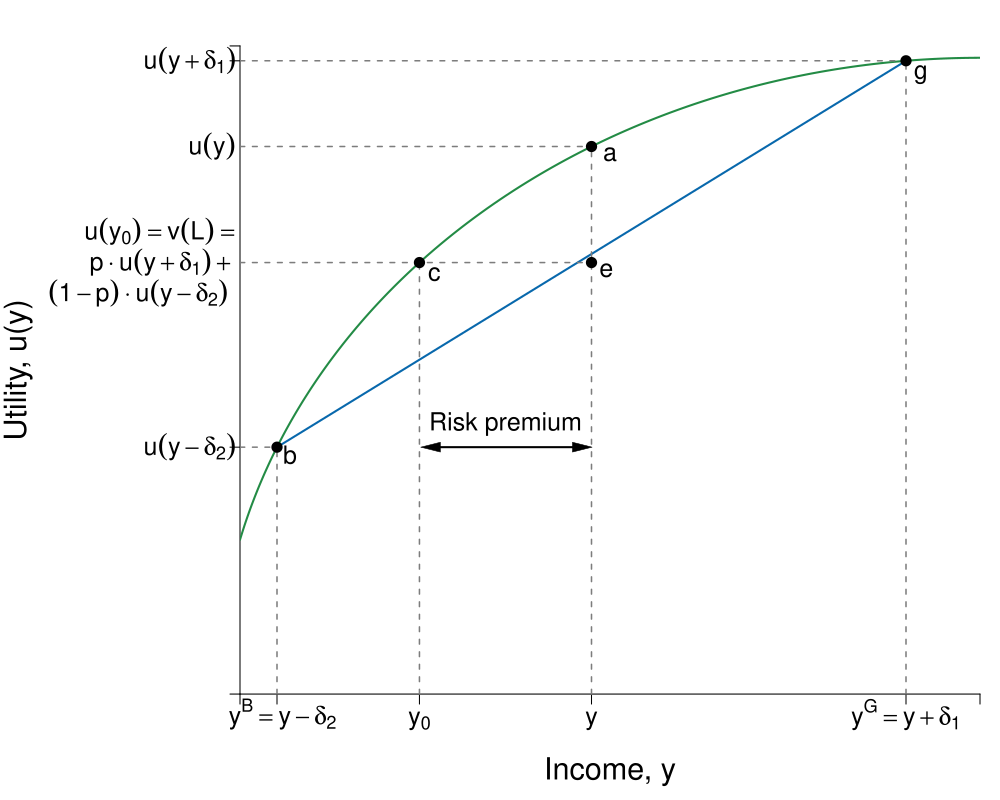

Write R code to recreate this figure.
#Graph Designer(s): Simon Halliday, Riley Boeth '17, Scott Cohn
#Authors: Bowles and Halliday
#Title: Coordination, Conflict and Competition: A Text in Microeconomics

library(shape)
pdf(file = "risk/risk_averse_u_fair_positive.pdf", width = 10, height = 8)

# Set parameters for graphics
axislabelsize <- 1.8
labelsize <- 1.5
namesize <- 1.8
annotatesize <- 1.5
graphlinewidth <- 2
segmentlinewidth <- 1.5

COL <- c("#7fc97f", "#beaed4", "#fdc086", "#ffff99", "#386cb0", "#f0027f", "#bf5b17", "#666666")
COLA <- c("#e0f3db", "#99d8c9","#66c2a4","#41ae76", "#238b45", "#005824")
COLB <- c("#c6dbef", "#4eb3d3", "#2b8cbe", "#0868ac","#084081")
COLC <- c("#fcfbfd", "#efedf5", "#dadaeb", "#bcbddc", "#9e9ac8", "#807dba", "#6a51a3", "#54278f", "#3f007d")
grays <- gray.colors(25, start = 1, end = 0, alpha = 1)

#Edited the margins to cater for the larger LHS labels
par(mar =  c(4, 12, 1, 1))

#Concave utility of wealth function

ConcaveU <- function(x){
  (1700 - (x - 40)^2)^(1/2)
}

#Add limits on axes and levels of utility for each indifference curve
ylims <- c(0, 42)
xlims <- c(0, 40)

npts <- 501 
x <- seq(xlims[1], xlims[2], length.out = npts)
y <- seq(ylims[1], ylims[2], length.out = npts) 

plot(0, 0, xlim = xlims, ylim = ylims, type = "n",
     xlab = expression(paste("")),
     ylab = expression(paste("")), 
     xaxt = "n", 
     yaxt = "n", 
     cex.lab = axislabelsize, 
     bty = "n", 
     xaxs = "i" 
     #yaxs="i"
)

#x and y limits with plain axes without ticks/numbers to match previous graph

ticksy <- c(0, ConcaveU(2), ConcaveU(10.2), ConcaveU(19), ConcaveU(36), ylims[2])
ylabels <- c(NA, NA, NA, NA, NA, ylims[2])
ticksx <- c(0, 2, 10.2, 19, 36, xlims[2])
#xlabels <- c(NA, expression(paste(y^B == y - delta[2])), expression(paste(y[c])), expression(paste(y)), expression(paste(y^G == y + delta[1])), NA)
xlabels <- c(NA, NA, expression(paste(y[c])), expression(paste(y[0])), expression(paste(y^G == y[0] + delta[1])), NA)


text(2.5, -1.6, expression(paste(y^B == y[0] - delta[2])), xpd = TRUE, cex = labelsize)

axis(1,at = ticksx,  pos = 0, labels = xlabels, cex.axis = labelsize)
axis(2,at = ticksy,  pos = 0, labels = FALSE, las = 1, cex.axis = labelsize)

npts <- 500 
xx1 <- seq(xlims[1], xlims[2], length.out = npts)
xx2 <- seq(0, xlims[2], length.out = npts)
xx3 <- seq(xlims[1], 0, length.out = npts)
xx4 <- seq(-11, 0, length.out = npts)

#Axis labels and draw linear utility function
mtext(expression(paste("Income, y")), side = 1, line = 2.5, cex = axislabelsize)
text(-12, 0.5*ylims[2], expression(paste("Utility, u(y)")), xpd = TRUE, cex = axislabelsize, srt = 90) 

lines(xx1, ConcaveU(xx1), col = COLA[5], lwd = graphlinewidth)

#Add line from pt a to pt c

segments(2, ConcaveU(2), 36, ConcaveU(36), lty = 1, col = COLB[4] , lwd = graphlinewidth)


#Label 5 points on line

text(2.7, ConcaveU(2)-.5, expression(paste("b")), cex = labelsize)
segments(2, 0, 2, ConcaveU(2), lty = 2, col = grays[20], lwd = segmentlinewidth)
segments(0, ConcaveU(2), 2, ConcaveU(2), lty = 2, col = grays[20], lwd = segmentlinewidth)
points(2, ConcaveU(2), pch = 16, col = "black", cex = 1.5)


text(19+1, ConcaveU(19)-.5, expression(paste("a")), cex = labelsize)
segments(19, 0, 19, ConcaveU(19), lty = 2, col = grays[20], lwd = segmentlinewidth)
segments(0, ConcaveU(19), 19, ConcaveU(19), lty = 2, col = grays[20], lwd = segmentlinewidth)
points(19, ConcaveU(19), pch = 16, col = "black", cex = 1.5)

text(19.8, ConcaveU(10.2)-.5, expression(paste("e")), cex = labelsize)
segments(0, ConcaveU(10.2), 19, ConcaveU(10.2), lty = 2, col = grays[20], lwd = segmentlinewidth)
points(19, ConcaveU(10.2), pch = 16, col = "black", cex = 1.5)

text(10.2 + 0.8, ConcaveU(10.2)-.75, expression(paste("c")), cex = labelsize)
segments(10.2, 0, 10.2, ConcaveU(10.2), lty = 2, col = grays[20], lwd = segmentlinewidth)
points(10.2, ConcaveU(10.2), pch = 16, col = "black", cex = 1.5)

text(36.8, ConcaveU(36)-.9, expression(paste("g")), cex = labelsize)
segments(36, 0, 36, ConcaveU(36), lty = 2, col = grays[20], lwd = segmentlinewidth)
segments(0, ConcaveU(36), 36, ConcaveU(36), lty = 2, col = grays[20], lwd = segmentlinewidth)
points(36, ConcaveU(36), pch = 16, col = "black", cex = 1.5)


text(-3.5, ConcaveU(36), expression(paste(u(y[0] + delta[1]))), xpd = TRUE, cex = labelsize)

text(-4.2, ConcaveU(10.2) + 2.5, expression(paste(u(y[c]) == v(L), phantom() == phantom() )),  xpd = TRUE, cex = labelsize)
text(-5, ConcaveU(10.2), expression(paste(p%.%u(y[0] +  delta[1]) + phantom())),  xpd = TRUE, cex = labelsize)
text(-5.5, ConcaveU(10.2) - 2.5, expression(paste((1 - p)%.%u(y[0] - delta[2]))),  xpd = TRUE, cex = labelsize)
#text(-1.8, ConcaveU(9.7) - 3, expression(paste(phantom() == v(L))),  xpd = TRUE, cex = labelsize)
text(-3.5, ConcaveU(2), expression(paste(u(y[0] - delta[2]))),  xpd = TRUE,  cex = labelsize)
text(-2.3, ConcaveU(19), expression(paste(u(y[0]))),  xpd = TRUE,  cex = labelsize)

#Add risk premium distance arrow and label

Arrows(10.9, ConcaveU(2), 19 - 0.7, ConcaveU(2), col = "black", lty = 1, lwd = 2, code = 3, arr.type = "triangle", arr.lwd = 0.5)
text((19 + 10.2)/2, ConcaveU(2) + 1.5, expression(paste("Risk premium")),  xpd = TRUE,  cex = labelsize)


dev.off()
